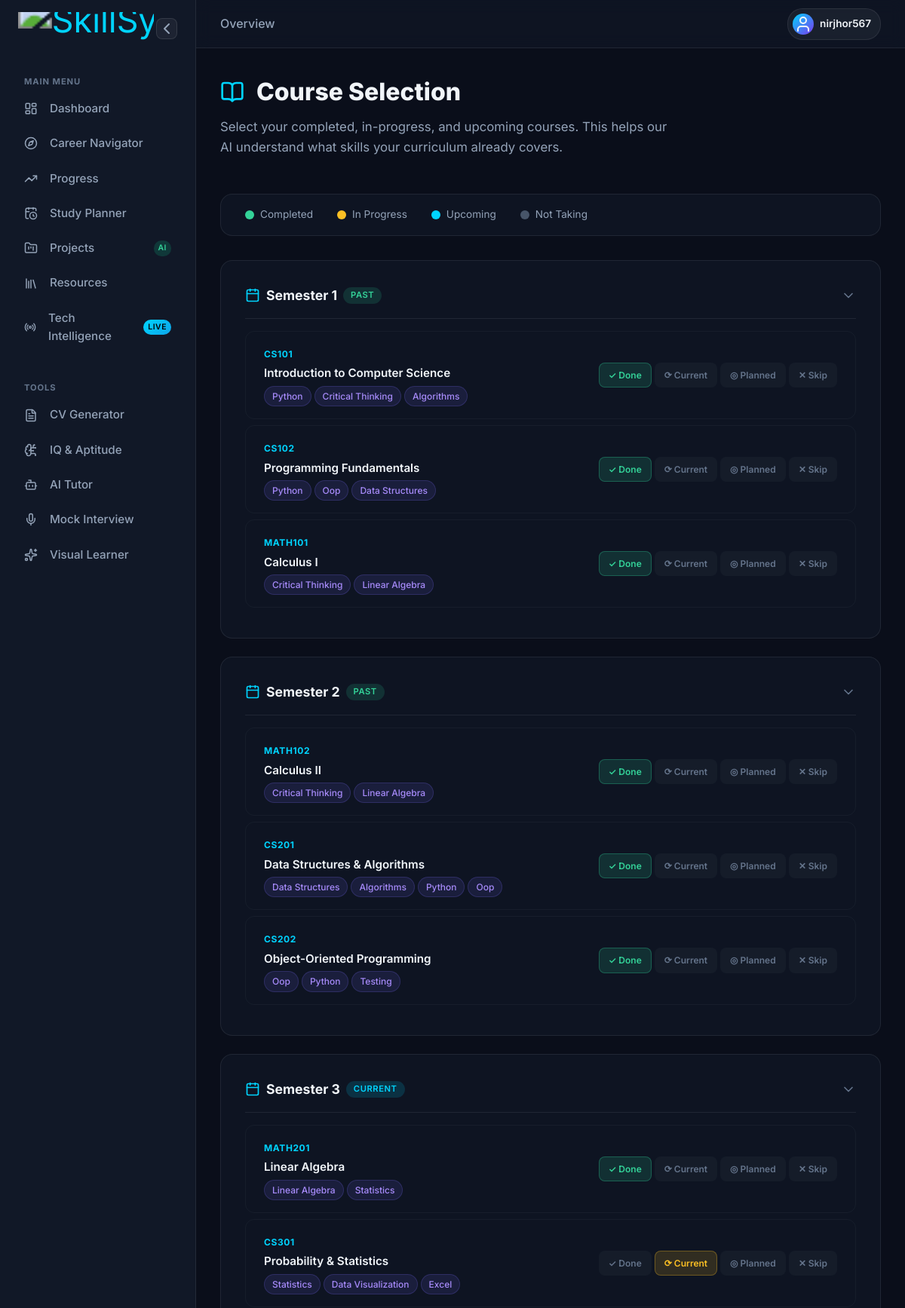
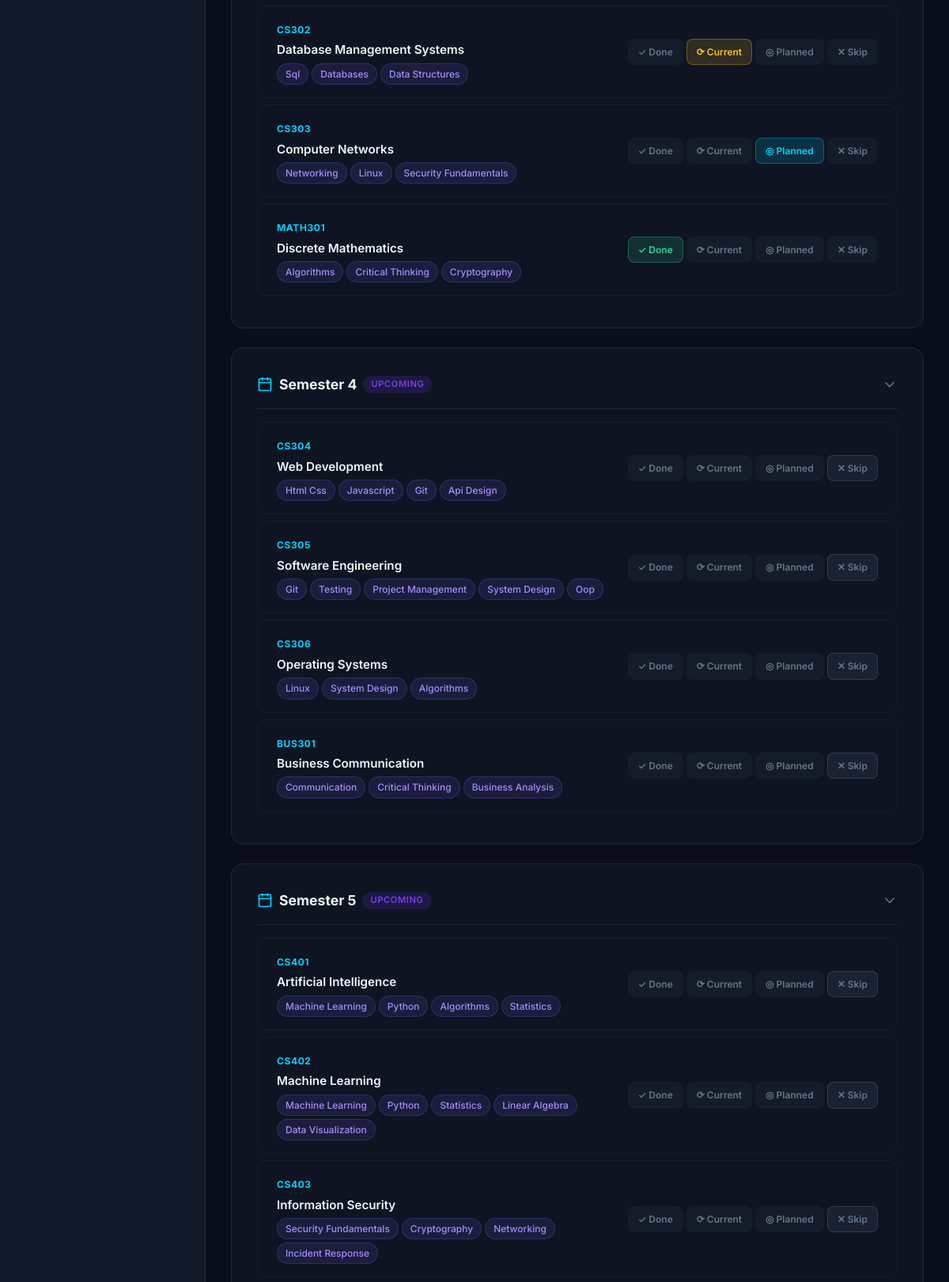
Page /profile/courses (signed in, upper part) on the committed database (2 pictures, top to bottom).
### database/models.py (models this page shows, shortened)
class User(UserMixin, db.Model):
    __tablename__ = "users"
    id = db.Column(db.Integer, primary_key=True)
    username = db.Column(db.String(80), unique=True, nullable=False)
    email = db.Column(db.String(120), unique=True, nullable=False)
    password_hash = db.Column(db.String(256), nullable=False)
    role = db.Column(db.String(20), default="student")  # student / counselor
    created_at = db.Column(db.DateTime, default=datetime.utcnow)
    profile = db.relationship("Profile", backref="user", uselist=False, cascade="all, delete-orphan")
    nontech_profile = db.relationship("NonTechProfile", backref="user", uselist=False, cascade="all, delete-orphan")
    career_scores = db.relationship("CareerScore", backref="user", cascade="all, delete-orphan")
    roadmaps = db.relationship("Roadmap", backref="user", cascade="all, delete-orphan")
    aptitude_profile = db.relationship("AptitudeProfile", backref="user", uselist=False, cascade="all, delete-orphan")
    visual_items = db.relationship("VisualLearnerItem", backref="user", cascade="all, delete-orphan",
                                   order_by="VisualLearnerItem.created_at.desc()")

class UserCourse(db.Model):
    __tablename__ = "user_courses"
    id = db.Column(db.Integer, primary_key=True)
    profile_id = db.Column(db.Integer, db.ForeignKey("profiles.id"), nullable=False)
    course_code = db.Column(db.String(20), nullable=False)
    course_name = db.Column(db.String(150))
    status = db.Column(db.String(20), default="completed")  # completed / in_progress / upcoming

### routes/profile.py (the view, shortened to what this page needs)
@profile_bp.route("/courses", methods=["GET", "POST"])
@login_required
def courses():
    if not current_user.profile:
        flash("Please set up your profile first.", "warning")
        return redirect(url_for("profile.setup"))
    catalog = load_course_catalog()
    profile = current_user.profile
    major = profile.major or ""
    allowed_departments = {"Computer Science", "Mathematics", "Business"} # Core shared departments
    if "Mechanical" in major:
        allowed_departments.add("Mechanical Engineering")
    if "Electrical" in major or "EEE" in major:
        allowed_departments.add("Electrical Engineering")
    if "Electronics" in major or "Communication" in major:
        allowed_departments.add("Electronics Engineering")
    if "Cybersecurity" in major:
        allowed_departments.add("Cybersecurity")
    if "Data Science" in major:
        allowed_departments.add("Data Science")
    courses_by_semester = {}
    seen_names_by_sem = {}
    for code, info in catalog.items():
        dept = info.get("department", "Computer Science")
        if dept in allowed_departments:
            sem = info.get("semester", 0)
            name = info.get("name")
            if sem not in courses_by_semester:
                courses_by_semester[sem] = []
                seen_names_by_sem[sem] = set()
            if name not in seen_names_by_sem[sem]:
                courses_by_semester[sem].append({"code": code, **info})
                seen_names_by_sem[sem].add(name)
    existing_courses = {}
    if profile.courses:
        for uc in profile.courses:
            existing_courses[uc.course_code] = uc.status
    return render_template(
        "profile/courses.html",
        courses_by_semester=dict(sorted(courses_by_semester.items())),
        existing_courses=existing_courses,
        current_semester=profile.semester,
    )

### engines/curriculum_engine.py (called while the page is built)
def load_course_catalog():
    data_path = os.path.join(current_app.config["DATA_DIR"], "course_catalog.json")
    with open(data_path, "r", encoding="utf-8") as f:
        data = json.load(f)
    return data.get("courses", {})

### templates/profile/courses.html (shortened to what this page needs)
{% extends "base.html" %}
{% block content %}
<div class="page-container">
    <div class="page-header">
        <h1 class="page-title">
            <i data-lucide="book-open" class="title-icon"></i>
            Course Selection
        </h1>
        <p class="page-subtitle">Select your completed, in-progress, and upcoming courses. This helps our AI understand what skills your curriculum already covers.</p>
    </div>
    <form method="POST" action="{{ url_for('profile.courses') }}" id="courses-form">
        <div class="course-legend glass-card">
            <span class="legend-item">
                <span class="legend-dot dot-completed"></span> Completed
            </span>
            <span class="legend-item">
                <span class="legend-dot dot-progress"></span> In Progress
            </span>
            <span class="legend-item">
                <span class="legend-dot dot-upcoming"></span> Upcoming
            </span>
            <span class="legend-item">
                <span class="legend-dot dot-none"></span> Not Taking
            </span>
        </div>
        {% for semester, courses in courses_by_semester.items() %}
        <div class="semester-section glass-card {% if semester <= current_semester %}past-semester{% elif semester == current_semester %}current-semester{% else %}future-semester{% endif %}">
            <div class="semester-header" onclick="this.parentElement.classList.toggle('collapsed')">
                <h2 class="semester-title">
                    <i data-lucide="calendar" class="section-icon"></i>
                    Semester {{ semester }}
                    {% if semester == current_semester %}
                    <span class="badge badge-accent">Current</span>
                    {% elif semester < current_semester %}
                    <span class="badge badge-success">Past</span>
                    {% else %}
                    <span class="badge badge-info">Upcoming</span>
                    {% endif %}
                </h2>
                <i data-lucide="chevron-down" class="collapse-icon"></i>
            </div>
            <div class="semester-courses">
                {% for course in courses %}
                <div class="course-card" id="course-{{ course.code }}">
                    <div class="course-info">
                        <span class="course-code">{{ course.code }}</span>
                        <h3 class="course-name">{{ course.name }}</h3>
                        <div class="course-skills">
                            {% for skill, level in course.skills_covered.items() %}
                            <span class="skill-tag skill-{{ level }}">{{ skill | replace('_', ' ') | title }}</span>
                            {% endfor %}
                        </div>
                    </div>
                    <div class="course-status">
                        {% set existing = existing_courses.get(course.code, '') %}
                        <label class="status-radio">
                            <span class="status-btn status-completed">✓ Done</span>
                        </label>
                        <label class="status-radio">
                            <span class="status-btn status-progress">⟳ Current</span>
                        </label>
                        <label class="status-radio">
                            <span class="status-btn status-upcoming">◎ Planned</span>
                        </label>
                        <label class="status-radio">
                            <span class="status-btn status-none">✕ Skip</span>
                        </label>
                    </div>
                </div>
                {% endfor %}
            </div>
        </div>
        {% endfor %}
    </form>
</div>
{% endblock %}

### templates/base.html (shortened to what this page needs)
<!DOCTYPE html>
<html lang="en" data-theme="dark">
<head>
    <link rel="stylesheet" href="{{ url_for('static', filename='css/style.css') }}">
    <link rel="stylesheet" href="{{ url_for('static', filename='css/dashboard.css') }}">
</head>
<body class="{% if current_user.is_authenticated and current_user.nontech_profile and not current_user.profile %}theme-nontech{% endif %}">
    {% set is_dashboard = current_user.is_authenticated and (current_user.profile or current_user.nontech_profile) %}
    {% if is_dashboard %}
    <div class="app-layout">
        <aside class="app-sidebar">
            <div class="sidebar-brand">
                <div class="brand-wrapper">
                    <a href="{{ url_for('dashboard.index') }}" class="brand-link">
                        <img src="{{ url_for('static', filename='images/logo-full.png') }}" alt="SkillSync Logo" class="brand-logo" id="mainBrandLogo">
                    </a>
                </div>
                <button id="sidebar-toggle" class="sidebar-toggle-btn" title="Toggle Sidebar">
                    <i data-lucide="chevron-left" class="toggle-icon"></i>
                </button>
            </div>
            {% set is_nontech = current_user.is_authenticated and current_user.nontech_profile and not current_user.profile %}
            <div class="sidebar-nav">
                <span class="nav-section-title">MAIN MENU</span>
                <a href="{{ url_for('dashboard.index') }}" class="nav-link {% if request.path.startswith('/dashboard') %}active{% endif %}">
                    <i data-lucide="layout-dashboard" class="nav-icon"></i>
                    <span>Dashboard</span>
                </a>
                <a href="{% if is_nontech %}{{ url_for('nontech.dashboard') }}{% else %}{{ url_for('career.results') }}{% endif %}" class="nav-link ">
                    <i data-lucide="compass" class="nav-icon"></i>
                    <span>{% if is_nontech %}Path Finder{% else %}Career Navigator{% endif %}</span>
                </a>
                <a href="{{ url_for('progress.tracker') }}" class="nav-link {% if request.path.startswith('/progress') %}active{% endif %}">
                    <i data-lucide="trending-up" class="nav-icon"></i>
                    <span>Progress</span>
                </a>
                <a href="{{ url_for('study_planner.index') }}" class="nav-link {% if request.path.startswith('/study-planner') %}active{% endif %}">
                    <i data-lucide="calendar-clock" class="nav-icon"></i>
                    <span>Study Planner</span>
                </a>
                {% if not is_nontech %}
                <a href="{{ url_for('career.projects_latest') }}" class="nav-link {% if request.path.startswith('/career/projects') %}active{% endif %}">
                    <i data-lucide="folder-kanban" class="nav-icon"></i>
                    <span>Projects</span>
                    <span class="badge badge-new">AI</span>
                </a>
                {% endif %}
                <a href="{{ url_for('resources.index') }}" class="nav-link {% if request.path.startswith('/resources') %}active{% endif %}">
                    <i data-lucide="library" class="nav-icon"></i>
                    <span>Resources</span>
                </a>
                <a href="{{ url_for('news.feed') }}" class="nav-link {% if request.path.startswith('/news') %}active{% endif %}">
                    <i data-lucide="radio" class="nav-icon"></i>
                    <span>{% if is_nontech %}Career News{% else %}Tech Intelligence{% endif %}</span>
                    <span class="badge badge-new" style="background: linear-gradient(135deg, #00d4ff, #0ea5e9); color: #000;">Live</span>
                </a>
                <span class="nav-section-title mt-4">TOOLS</span>
                <a href="{{ url_for('cv.builder') }}" class="nav-link {% if request.path.startswith('/cv') %}active{% endif %}">
                    <i data-lucide="file-text" class="nav-icon"></i>
                    <span>CV Generator</span>
                </a>
                <a href="{{ url_for('aptitude.index') }}" class="nav-link {% if request.path.startswith('/aptitude') %}active{% endif %}">
                    <i data-lucide="brain-circuit" class="nav-icon"></i>
                    <span>IQ &amp; Aptitude</span>
                </a>
                <a href="{{ url_for('chatbot.tutor_view') }}" class="nav-link {% if request.path.startswith('/chatbot/tutor') %}active{% endif %}">
                    <i data-lucide="bot" class="nav-icon"></i>
                    <span>AI Tutor</span>
                </a>
                <a href="{{ url_for('interview.session') }}" class="nav-link {% if request.path.startswith('/interview') %}active{% endif %}">
                    <i data-lucide="mic" class="nav-icon"></i>
                    <span>Mock Interview</span>
                </a>
                <a href="{{ url_for('visual_learner.index') }}" class="nav-link {% if request.path.startswith('/visual-learner') %}active{% endif %}">
                    <i data-lucide="sparkles" class="nav-icon"></i>
                    <span>Visual Learner</span>
                </a>
            </div>
        </aside>
        <main class="app-main">
            <header class="app-header">
                <div class="header-breadcrumbs">
                    {% block breadcrumbs %}<span>Overview</span>{% endblock %}
                </div>
                <div class="header-user">
                    <div class="user-avatar">
                        <i data-lucide="user"></i>
                    </div>
                    <span class="user-name">{{ current_user.username }}</span>
                </div>
            </header>
            <div class="app-content">
    {% endif %}
    {% block content %}{% endblock %}
    {% if is_dashboard %}
            </div>
        </main>
    </div>
    {% else %}
    </main>
    {% endif %}
</body>
</html>

### static/css/dashboard.css (style rules this page uses)
.app-layout { display: flex; height: 100vh; width: 100vw; overflow: hidden; background: var(--bg-primary); }
.app-sidebar { width: 260px; background: var(--bg-secondary); border-right: 1px solid var(--bg-glass-border); display: flex; flex-direction: column; padding: var(--space-md) 0; z-index: 10; transition: width 0.3s ease; }
.sidebar-brand { padding: 0 var(--space-lg); display: flex; align-items: center; justify-content: space-between; margin-bottom: var(--space-xl); }
.brand-wrapper { display: flex; align-items: center; gap: var(--space-sm); }
.brand-link { display: block; width: 180px; height: 44px; overflow: hidden; }
.sidebar-toggle-btn { background: rgba(255, 255, 255, 0.05); border: 1px solid rgba(255, 255, 255, 0.1); color: var(--text-secondary); width: 28px; height: 28px; border-radius: var(--radius-sm); display: flex; align-items: center; justify-content: center; cursor: pointer; transition: all 0.2s ease; }
.sidebar-brand .brand-logo { height: 36px; max-width: 170px; width: auto; object-fit: contain; }
.sidebar-nav { flex: 1; display: flex; flex-direction: column; padding: 0 var(--space-md); overflow-y: auto; }
.nav-section-title { font-size: 0.7rem; font-weight: 700; color: var(--text-muted); text-transform: uppercase; letter-spacing: 0.08em; padding: var(--space-xs) var(--space-md); margin-top: var(--space-lg); }
.sidebar-nav > .nav-section-title:first-child { margin-top: var(--space-xs); }
.nav-section-title.mt-4 { margin-top: var(--space-xl); }
.sidebar-nav .nav-link, .sidebar-footer .nav-link { display: flex; align-items: center; gap: var(--space-md); padding: 10px var(--space-md); color: var(--text-secondary); text-decoration: none; border-radius: var(--radius-sm); font-size: 0.95rem; font-weight: 500; transition: all 0.2s ease; margin-bottom: 2px; }
.badge-new { background: rgba(16, 185, 129, 0.2); color: #34d399; font-size: 0.65rem; padding: 2px 6px; border-radius: 10px; margin-left: auto; font-weight: 600; }
.app-main { flex: 1; min-width: 0; display: flex; flex-direction: column; overflow: hidden; position: relative; }
.app-header { height: 64px; border-bottom: 1px solid var(--bg-glass-border); display: flex; align-items: center; justify-content: space-between; padding: 0 var(--space-xl); background: var(--bg-card); backdrop-filter: blur(10px); z-index: 5; }
.header-breadcrumbs { color: var(--text-secondary); font-weight: 500; }
.header-user { display: flex; align-items: center; gap: var(--space-sm); background: rgba(255, 255, 255, 0.05); padding: 6px 12px 6px 6px; border-radius: 20px; border: 1px solid rgba(255, 255, 255, 0.08); }
.user-avatar { width: 28px; height: 28px; border-radius: 50%; background: var(--gradient-primary); display: flex; align-items: center; justify-content: center; }
.user-name { font-size: 0.85rem; font-weight: 600; color: var(--text-primary); }
.app-content { flex: 1; overflow-y: auto; overflow-x: hidden; padding: var(--space-xl); }
.skill-tag { font-size: 0.75rem; padding: 3px 10px; border-radius: 20px; background: rgba(124,111,255,.12); border: 1px solid rgba(124,111,255,.2); color: #a78bfa; white-space: nowrap; }

### rows in the picture
User: username "nirjhor567"
UserCourse: code "CS101", name "Introduction to Computer Science", skill "Python" "Critical Thinking" "Algorithms"
UserCourse: code "CS102", name "Programming Fundamentals", skill "Python" "Oop" "Data Structures"
UserCourse: code "MATH101", name "Calculus I", skill "Critical Thinking" "Linear Algebra"
UserCourse: code "MATH102", name "Calculus II", skill "Critical Thinking" "Linear Algebra"
UserCourse: code "CS201", name "Data Structures & Algorithms", skill "Data Structures" "Algorithms" "Python" "Oop"
UserCourse: code "CS202", name "Object-Oriented Programming", skill "Oop" "Python" "Testing"
UserCourse: code "MATH201", name "Linear Algebra", skill "Linear Algebra" "Statistics"
UserCourse: code "CS301", name "Probability & Statistics", skill "Statistics" "Data Visualization" "Excel"
UserCourse: code "CS302", name "Database Management Systems", skill "Sql" "Databases" "Data Structures"
UserCourse: code "CS303", name "Computer Networks", skill "Networking" "Linux" "Security Fundamentals"
UserCourse: code "MATH301", name "Discrete Mathematics", skill "Algorithms" "Critical Thinking" "Cryptography"

### other values in the picture
{{ semester }} "1" "2" "3" "4" "5"
{{ course.code }} "CS304" "CS305" "CS306" "BUS301" "CS401" "CS402" "CS403"
{{ course.name }} "Web Development" "Software Engineering" "Operating Systems" "Business Communication" "Artificial Intelligence" "Machine Learning" "Information Security"
{{ skill | replace('_', ' ') | title }} "Html Css" "Javascript" "Git" "Api Design" "Git" "Testing" "Project Management" "System Design" "Oop" "Linux" "System Design" "Algorithms" "Communication" "Critical Thinking" "Business Analysis" "Machine Learning" "Python" "Algorithms" "Statistics" "Machine Learning" "Python" "Statistics" "Linear Algebra" "Data Visualization" "Security Fundamentals" "Cryptography" "Networking" "Incident Response"
